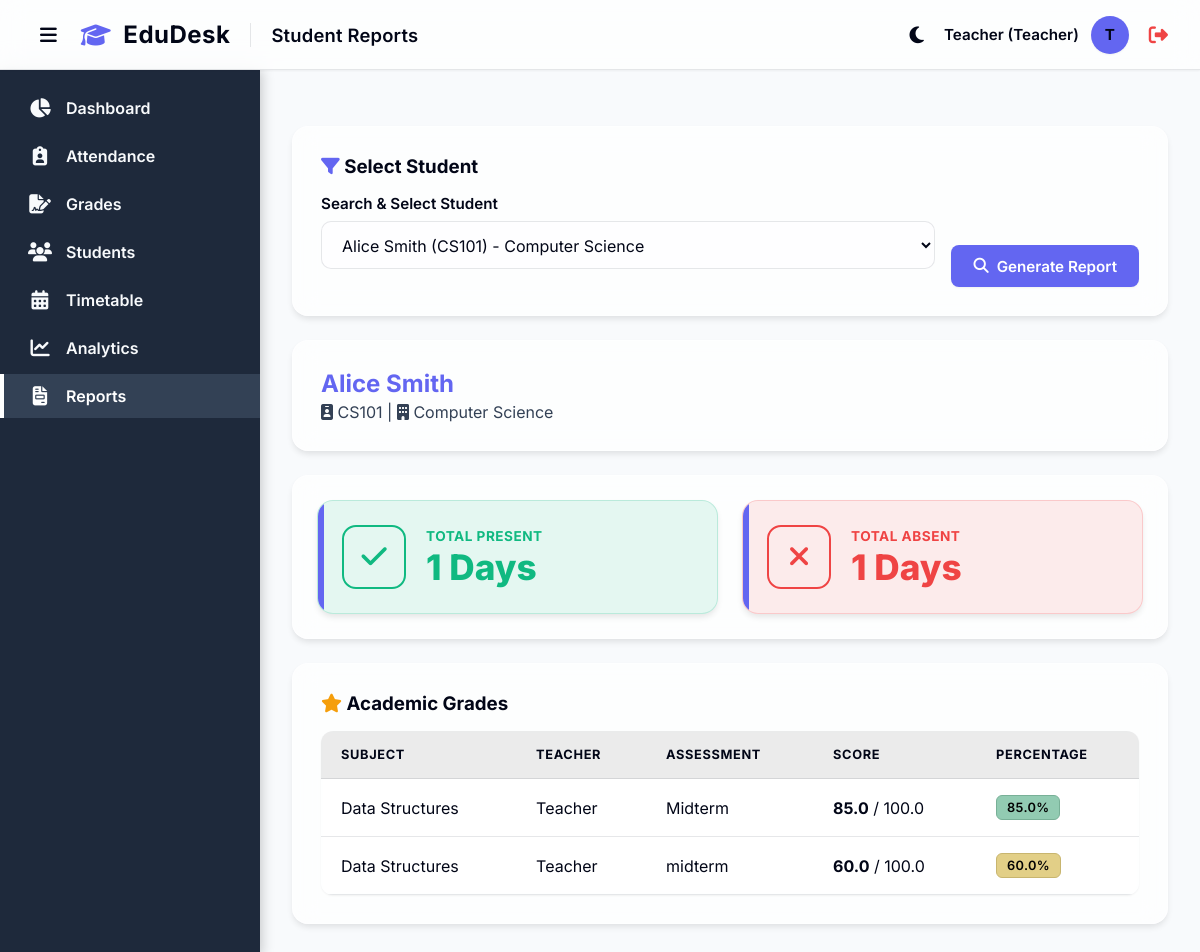
The page /reports?student_id=1 (signed in) on the database its author committed.
### models.py (models this page shows)
class User(UserMixin, db.Model):
    id = db.Column(db.Integer, primary_key=True)
    name = db.Column(db.String(100), nullable=False)
    email = db.Column(db.String(120), unique=True, nullable=False)
    password_hash = db.Column(db.String(256), nullable=False)
    role = db.Column(db.String(20), nullable=False, default='Teacher') # 'Admin' or 'Teacher'
    subject_id = db.Column(db.Integer, db.ForeignKey('subject.id'), nullable=True)
    subject = db.relationship('Subject', foreign_keys=[subject_id], backref='users_as_teachers')

class Student(db.Model):
    id = db.Column(db.Integer, primary_key=True)
    roll_number = db.Column(db.String(20), unique=True, nullable=False)
    name = db.Column(db.String(100), nullable=False)
    email = db.Column(db.String(120), unique=True, nullable=True)
    phone = db.Column(db.String(20), nullable=True)
    department = db.Column(db.String(50), nullable=True)
    semester = db.Column(db.Integer, nullable=True)
    batch = db.Column(db.String(50), nullable=True)
    teacher_id = db.Column(db.Integer, db.ForeignKey('user.id'), nullable=True)
    teacher = db.relationship('User', backref='students')
    attendances = db.relationship('Attendance', backref='student', lazy=True)
    grades = db.relationship('Grade', backref='student', lazy=True)

class Grade(db.Model):
    id = db.Column(db.Integer, primary_key=True)
    student_id = db.Column(db.Integer, db.ForeignKey('student.id'), nullable=False)
    subject_id = db.Column(db.Integer, db.ForeignKey('subject.id'), nullable=False)
    assessment = db.Column(db.String(50), nullable=False) # e.g., 'Midterm', 'Assignment 1'
    score = db.Column(db.Float, nullable=False)
    max_score = db.Column(db.Float, nullable=False)

class Subject(db.Model):
    id = db.Column(db.Integer, primary_key=True)
    code = db.Column(db.String(20), unique=True, nullable=False)
    name = db.Column(db.String(100), nullable=False)
    credits = db.Column(db.Integer, nullable=False, default=3)
    teacher_id = db.Column(db.Integer, db.ForeignKey('user.id'), nullable=True) # Reference to User (Teacher)
    teacher = db.relationship('User', foreign_keys=[teacher_id], backref='subjects')
    attendances = db.relationship('Attendance', backref='subject', lazy=True)
    grades = db.relationship('Grade', backref='subject', lazy=True)
    timetables = db.relationship('Timetable', backref='subject', lazy=True)

### app.py (the view)
@app.route('/reports')
@login_required
def reports():
    student_id = request.args.get('student_id')
    students = Student.query.all()
    selected_student = None
    present_days = 0
    absent_days = 0
    student_grades = []
    if student_id:
        selected_student = Student.query.get(student_id)
        if selected_student:
            present_days = Attendance.query.filter_by(student_id=student_id, status='Present').count()
            absent_days = Attendance.query.filter_by(student_id=student_id, status='Absent').count()
            student_grades = Grade.query.filter_by(student_id=student_id).all()
    return render_template('reports.html',
                           students=students,
                           selected_student=selected_student,
                           present_days=present_days,
                           absent_days=absent_days,
                           student_grades=student_grades)

### app.py (called while the page is built)
@login_manager.user_loader
def load_user(user_id):
    return User.query.get(int(user_id))

### templates/reports.html (shortened to what this page needs)
{% extends "base.html" %}
{% block page_title %}Student Reports{% endblock %}
{% block content %}
<div class="card" style="margin-bottom: 24px;">
    <h3><i class="fa-solid fa-filter" style="color: var(--primary-color);"></i> Select Student</h3>
    <form method="GET" action="{{ url_for('reports') }}" style="display: flex; gap: 16px; margin-top: 16px; align-items: flex-end;">
        <div class="form-group" style="flex: 1;">
            <label for="student_id">Search & Select Student</label>
            <select name="student_id" id="student_id" class="form-control" required>
                {% for student in students %}
                <option value="{{ student.id }}" {% if selected_student and selected_student.id == student.id %}selected{% endif %}>
                    {{ student.name }} ({{ student.roll_number }}) - {{ student.department }}
                </option>
                {% endfor %}
            </select>
        </div>
        <button type="submit" class="btn btn-primary" style="height: 42px;">
            <i class="fa-solid fa-search"></i> Generate Report
        </button>
    </form>
</div>
{% if selected_student %}
<div class="card" style="margin-bottom: 24px;">
    <div style="display: flex; justify-content: space-between; align-items: center;">
        <div>
            <h2 style="margin: 0; color: var(--primary-color);">{{ selected_student.name }}</h2>
            <p style="color: var(--text-muted); margin: 4px 0 0 0;"><i class="fa-solid fa-id-badge"></i> {{ selected_student.roll_number }} | <i class="fa-solid fa-building"></i> {{ selected_student.department }}</p>
        </div>
    </div>
</div>
<div class="dashboard-grid" style="margin-bottom: 24px;">
    <div class="stat-card" style="background: rgba(16, 185, 129, 0.1); border: 1px solid rgba(16,185,129,0.2);">
        <div class="stat-icon" style="background-color: transparent; color: #10B981; border: 2px solid #10B981;">
            <i class="fa-solid fa-check"></i>
        </div>
        <div class="stat-details">
            <h3 style="color: #10B981;">Total Present</h3>
            <p style="color: #10B981;">{{ present_days }} Days</p>
        </div>
    </div>
    <div class="stat-card" style="background: rgba(239, 68, 68, 0.1); border: 1px solid rgba(239, 68, 68,0.2);">
        <div class="stat-icon" style="background-color: transparent; color: #ef4444; border: 2px solid #ef4444;">
            <i class="fa-solid fa-xmark"></i>
        </div>
        <div class="stat-details">
            <h3 style="color: #ef4444;">Total Absent</h3>
            <p style="color: #ef4444;">{{ absent_days }} Days</p>
        </div>
    </div>
</div>
<div class="card">
    <h3 style="margin-bottom: 16px;"><i class="fa-solid fa-star" style="color: #f59e0b;"></i> Academic Grades</h3>
    <table class="styled-table">
        <thead>
            <tr>
                <th>Subject</th>
                <th>Teacher</th>
                <th>Assessment</th>
                <th>Score</th>
                <th>Percentage</th>
            </tr>
        </thead>
        <tbody>
            {% for grade in student_grades %}
            <tr>
                <td>{{ grade.subject.name }}</td>
                <td>{{ grade.subject.teacher.name if grade.subject.teacher else 'Unassigned' }}</td>
                <td>{{ grade.assessment }}</td>
                <td><strong>{{ grade.score }}</strong> / {{ grade.max_score }}</td>
                <td>
                    {% set percentage = (grade.score / grade.max_score) * 100 %}
                    <span class="grade-badge {% if percentage >= 80 %}grade-high{% elif percentage >= 60 %}grade-medium{% else %}grade-low{% endif %}">
                        {{ "%.1f"|format(percentage) }}%
                    </span>
                </td>
            </tr>
            {% else %}
            <tr>
                <td colspan="5" style="text-align:center; color: var(--text-muted);">No grades recorded for this student.</td>
            </tr>
            {% endfor %}
        </tbody>
    </table>
</div>
{% else %}
<div class="card" style="text-align: center; padding: 48px;">
    <i class="fa-solid fa-file-invoice" style="font-size: 4rem; color: var(--border-color); margin-bottom: 16px;"></i>
    <h3 style="color: var(--text-muted);">Please select a student above to view their comprehensive report.</h3>
</div>
{% endif %}
{% endblock %}

### templates/base.html (shortened to what this page needs)
<!DOCTYPE html>
<html lang="en">
<head>
    <link rel="stylesheet" href="https://cdnjs.cloudflare.com/ajax/libs/font-awesome/6.4.0/css/all.min.css">
    <link rel="stylesheet" href="{{ url_for('static', filename='css/style.css') }}">
</head>
<body>
    <header class="topbar">
        <div style="display: flex; align-items: center; gap: 16px;">
            <button id="sidebarToggle" class="btn btn-theme-toggle" aria-label="Toggle Sidebar"
                style="background: transparent; border: none; color: var(--text-main); font-size: 1.2rem; cursor: pointer; display: flex; align-items: center; padding: 4px 8px;">
                <i class="fa-solid fa-bars"></i>
            </button>
            <div class="brand-header"
                style="display: flex; align-items: center; gap: 12px; font-size: 1.5rem; font-weight: 700; color: var(--text-main); letter-spacing: 0.5px;">
                <i class="fa-solid fa-graduation-cap" style="color: var(--primary-color);"></i>
                <span>EduDesk</span>
            </div>
            <h1 class="page-title" style="margin: 0;">{% block page_title %}Dashboard{% endblock %}</h1>
        </div>
        <div class="user-profile" style="display: flex; align-items: center; gap: 12px;">
            <button id="themeToggle" class="btn btn-theme-toggle" aria-label="Toggle Theme"
                style="background: transparent; border: none; color: var(--text-main); font-size: 1.2rem; cursor: pointer; display: flex; align-items: center; padding: 4px 8px;">
                <i class="fa-solid fa-moon"></i>
            </button>
            <span>{{ current_user.name }} ({{ current_user.role }})</span>
            <div class="avatar">{{ current_user.name[0] | upper if current_user.name else 'U' }}</div>
            <a href="{{ url_for('logout') }}" title="Logout"
                style="color: #ef4444; font-size: 1.2rem; margin-left: 8px;"><i
                    class="fa-solid fa-right-from-bracket"></i></a>
        </div>
    </header>
    <div class="layout-wrapper" style="display: flex; flex: 1;">
        <aside class="sidebar">
            <ul class="nav-links" style="padding-top: 16px;">
                <li class="nav-item">
                    <a href="{{ url_for('dashboard') }}"
                        class="nav-link {% if request.endpoint == 'dashboard' %}active{% endif %}">
                        <i class="fa-solid fa-chart-pie"></i>
                        <span>Dashboard</span>
                    </a>
                </li>
                <li class="nav-item">
                    <a href="{{ url_for('attendance') }}"
                        class="nav-link {% if request.endpoint == 'attendance' %}active{% endif %}">
                        <i class="fa-solid fa-clipboard-user"></i>
                        <span>Attendance</span>
                    </a>
                </li>
                <li class="nav-item">
                    <a href="{{ url_for('grades') }}"
                        class="nav-link {% if request.endpoint == 'grades' %}active{% endif %}">
                        <i class="fa-solid fa-file-signature"></i>
                        <span>Grades</span>
                    </a>
                </li>
                <li class="nav-item">
                    <a href="{{ url_for('students') }}"
                        class="nav-link {% if request.endpoint == 'students' %}active{% endif %}">
                        <i class="fa-solid fa-users"></i>
                        <span>Students</span>
                    </a>
                </li>
                <li class="nav-item">
                    <a href="{{ url_for('timetable') }}"
                        class="nav-link {% if request.endpoint == 'timetable' %}active{% endif %}">
                        <i class="fa-solid fa-calendar-days"></i>
                        <span>Timetable</span>
                    </a>
                </li>
                <li class="nav-item">
                    <a href="{{ url_for('analytics') }}"
                        class="nav-link {% if request.endpoint == 'analytics' %}active{% endif %}">
                        <i class="fa-solid fa-chart-line"></i>
                        <span>Analytics</span>
                    </a>
                </li>
                <li class="nav-item">
                    <a href="{{ url_for('reports') }}"
                        class="nav-link {% if request.endpoint == 'reports' %}active{% endif %}">
                        <i class="fa-solid fa-file-invoice"></i>
                        <span>Reports</span>
                    </a>
                </li>
            </ul>
        </aside>
        <main class="main-content">
            <div class="content-wrapper">
                {% block content %}
                {% endblock %}
            </div>
        </main>
    </div>
</body>
</html>

### rows shown on the page
User: name "Teacher", role "Teacher", name "T"
Student: name "Alice Smith", roll_number "CS101", department "Computer Science"
Grade: subject.name "Data Structures", subject.teacher "Teacher", assessment "Midterm", score "85.0", max_score "100.0"
Grade: subject.name "Data Structures", subject.teacher "Teacher", assessment "midterm", score "60.0", max_score "100.0"

### other values the page prints
{{ present_days }} "1"
{{ absent_days }} "1"
form field student_id "Alice Smith (CS101) - Computer Science"
